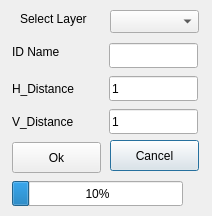
<?xml version="1.0" encoding="UTF-8"?>
<ui version="4.0">
 <class>AutoGridCreationDialogBase</class>
 <widget class="QDialog" name="AutoGridCreationDialogBase">
  <property name="geometry">
   <rect>
    <x>0</x>
    <y>0</y>
    <width>212</width>
    <height>216</height>
   </rect>
  </property>
  <property name="windowTitle">
   <string>Auto Grid Creation</string>
  </property>
  <widget class="QPushButton" name="Cancel">
   <property name="geometry">
    <rect>
     <x>110</x>
     <y>140</y>
     <width>89</width>
     <height>31</height>
    </rect>
   </property>
   <property name="text">
    <string>Cancel</string>
   </property>
  </widget>
  <widget class="QLabel" name="label">
   <property name="geometry">
    <rect>
     <x>12</x>
     <y>43</y>
     <width>53</width>
     <height>17</height>
    </rect>
   </property>
   <property name="text">
    <string>ID Name</string>
   </property>
  </widget>
  <widget class="QLineEdit" name="lineEdit">
   <property name="geometry">
    <rect>
     <x>109</x>
     <y>43</y>
     <width>89</width>
     <height>25</height>
    </rect>
   </property>
  </widget>
  <widget class="QLabel" name="label_2">
   <property name="geometry">
    <rect>
     <x>12</x>
     <y>109</y>
     <width>89</width>
     <height>25</height>
    </rect>
   </property>
   <property name="text">
    <string>V_Distance</string>
   </property>
  </widget>
  <widget class="QLabel" name="label_3">
   <property name="geometry">
    <rect>
     <x>12</x>
     <y>76</y>
     <width>89</width>
     <height>25</height>
    </rect>
   </property>
   <property name="text">
    <string>H_Distance</string>
   </property>
  </widget>
  <widget class="QProgressBar" name="progressBar">
   <property name="geometry">
    <rect>
     <x>12</x>
     <y>181</y>
     <width>171</width>
     <height>25</height>
    </rect>
   </property>
   <property name="value">
    <number>10</number>
   </property>
  </widget>
  <widget class="QLabel" name="label_4">
   <property name="geometry">
    <rect>
     <x>20</x>
     <y>10</y>
     <width>74</width>
     <height>17</height>
    </rect>
   </property>
   <property name="text">
    <string>Select Layer</string>
   </property>
  </widget>
  <widget class="QComboBox" name="comboBox">
   <property name="geometry">
    <rect>
     <x>110</x>
     <y>10</y>
     <width>89</width>
     <height>23</height>
    </rect>
   </property>
  </widget>
  <widget class="QLineEdit" name="lineEdit_2">
   <property name="enabled">
    <bool>true</bool>
   </property>
   <property name="geometry">
    <rect>
     <x>109</x>
     <y>76</y>
     <width>89</width>
     <height>25</height>
    </rect>
   </property>
   <property name="text">
    <string>1</string>
   </property>
  </widget>
  <widget class="QLineEdit" name="lineEdit_3">
   <property name="geometry">
    <rect>
     <x>109</x>
     <y>109</y>
     <width>89</width>
     <height>25</height>
    </rect>
   </property>
   <property name="text">
    <string>1</string>
   </property>
  </widget>
  <widget class="QPushButton" name="Ok">
   <property name="geometry">
    <rect>
     <x>12</x>
     <y>142</y>
     <width>89</width>
     <height>31</height>
    </rect>
   </property>
   <property name="text">
    <string>Ok</string>
   </property>
  </widget>
 </widget>
 <resources/>
 <connections/>
</ui>
